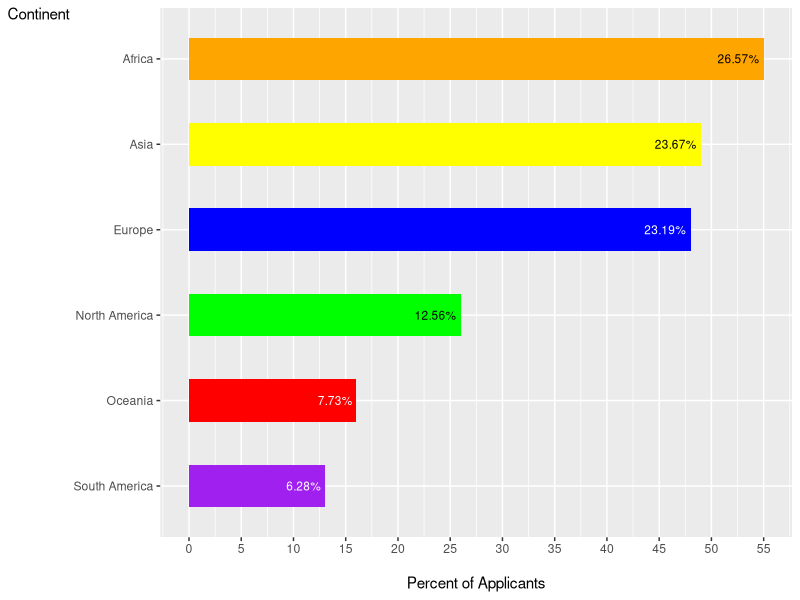

Generate this figure with R:
library(ggplot2)
continent = read.csv("continent.csv")

perc_applicants=round(prop.table(table(continent$Continent))*100,2)

df_continent = data.frame(
  continent = c("Africa", "Asia", "Europe", "North America","Oceania","South America"),
  freq = c(55,49,48,26,16,13),
  perc_applicants = c(26.57,23.67,23.19,12.56,7.73,6.28)
)

continent_order = c("South America", "Oceania", "North America", "Europe","Asia","Africa")
df_continent$continent = factor(df_continent$continent, levels = continent_order)

ggplot(data=df_continent, aes(x=freq,y=continent, fill=continent))+
  geom_col(position="dodge", width=.5)+
  scale_x_continuous(limits = c(0, 55), breaks = seq(0, 55, by = 5))+
  theme(legend.position = "none")+
  xlab("\nPercent of Applicants")+
  ylab("Continent")+
  scale_fill_manual(values=c("purple","red","green","blue","yellow","orange") 
  )+
  theme(axis.title.y=element_text(angle=0))+
  geom_text(
    aes(label = paste0(perc_applicants,"%")),
    position = position_dodge(width = 0.65),
    hjust = 1.1,
    size = 3,
    color = c("black","black","white","black","white","white")
  )